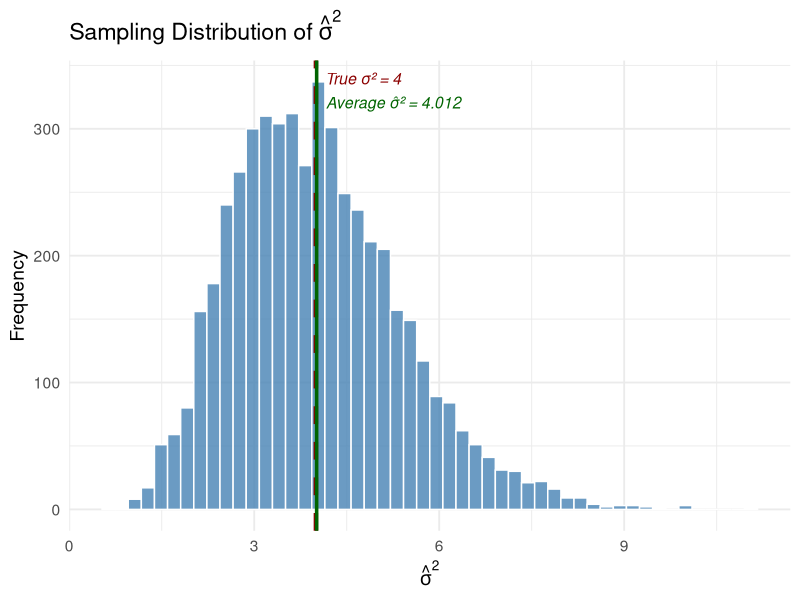
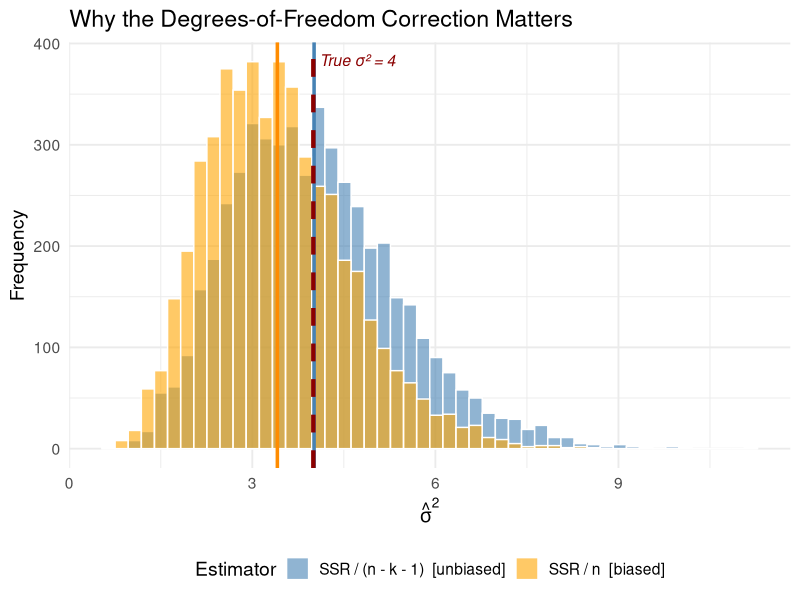
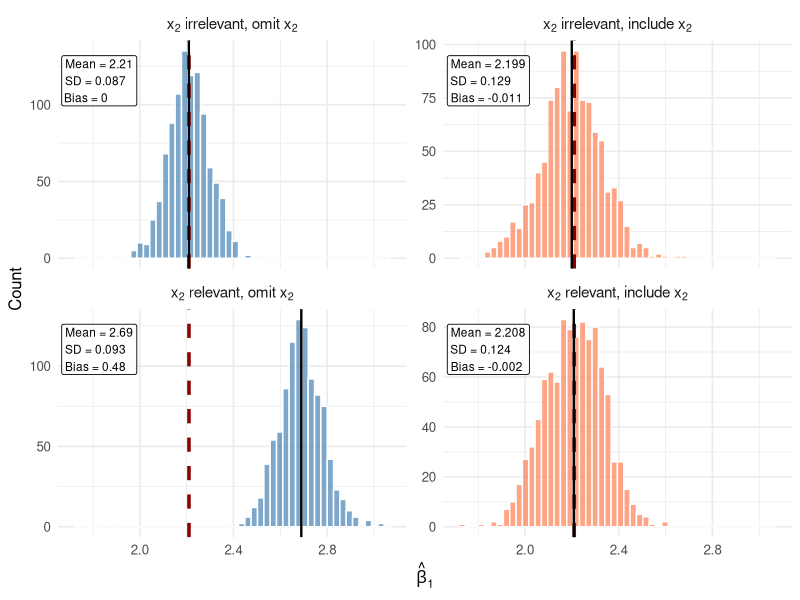

Source code (R) for these figures, in order:
## ---- chunk 1
#| echo: false
#| output: false
#| message: false
#| warning: false

library(tidyverse)
library(patchwork)

## ---- chunk 2
#| echo: true

# Load data
data(mtcars)

# Bivariate regression
lm_bivariate <- lm(mpg ~ hp, data = mtcars)

# Multivariate regression (adding weight as control)
lm_multivariate <- lm(mpg ~ hp + wt, data = mtcars)
## ---- chunk 3
#| echo: true

summary(lm_bivariate)
## ---- chunk 4
#| echo: true

summary(lm_multivariate)
## ---- chunk 5
#| echo: true
#| code-fold: true
#| code-summary: "Code: Simulated Population Data"

# Simulate wage data
set.seed(42)
n <- 2000

wage_data <- tibble(
  # About half of workers are women
  female = sample(c(0, 1), n, replace = TRUE),

  # Women are more likely to work in (higher-paying) office jobs
  office = rbinom(n, 1, prob = ifelse(female == 1, 0.70, 0.40)),

  # Wages depend on gender AND occupation
  wage   = 30000 - 5000 * female + 20000 * office + rnorm(n, 0, 6000)
) |>
  mutate(gender = ifelse(female == 1, "Female", "Male"),
         occupation = ifelse(office == 1, "Office", "Manual"))
## ---- chunk 6
#| echo: true

naive_means <- wage_data |>
  group_by(gender) |>
  summarise(avg_wage = mean(wage), n = n())

naive_means |>
  knitr::kable(
    col.names = c("Gender", "Avg Wage ($)", "N"),
    digits = 0,
    format.args = list(big.mark = ",")
  )
## ---- chunk 7
#| echo: false

# Naive gap (women minus men)
naive_gap <- naive_means$avg_wage[naive_means$gender == "Female"] -
  naive_means$avg_wage[naive_means$gender == "Male"]
## ---- chunk 8
#| echo: true

lm_naive <- lm(wage ~ female, data = wage_data)

summary(lm_naive)
## ---- chunk 9
#| echo: true
#| label: tbl-matching-detailed
#| tbl-cap: "Average wages by gender within each occupation"

within_diffs <- wage_data |>
  group_by(occupation) |>
  summarise(
    male_wage   = mean(wage[gender == "Male"]),
    female_wage = mean(wage[gender == "Female"]),
    gap         = female_wage - male_wage,   # gender gap within each occupation
    n           = n()
  )

within_diffs |>
  knitr::kable(
    col.names = c("Occupation", "Male Avg ($)", "Female Avg ($)", "Gap (F - M)", "N"),
    digits = 0,
    format.args = list(big.mark = ",")
  )
## ---- chunk 10
#| echo: false

gap_manual <- within_diffs$gap[within_diffs$occupation == "Manual"]
gap_office <- within_diffs$gap[within_diffs$occupation == "Office"]
## ---- chunk 11
#| echo: true

within_diffs <- within_diffs |>
  mutate(weight = n / sum(n))

within_diffs |>
  select(occupation, gap, n, weight) |>
  knitr::kable(
    col.names = c("Occupation", "Gap (F - M)", "N", "Weight"),
    digits = c(0, 0, 0, 3),
    format.args = list(big.mark = ",")
  )
## ---- chunk 12
#| echo: true

weighted_estimate <- sum(within_diffs$gap * within_diffs$weight)
## ---- chunk 13
#| echo: false

# Format numbers for the equation below (e.g., -5{,}237 in LaTeX)
fmt_math <- function(x) gsub(",", "{,}", format(round(x, 0), big.mark = ","))
w_manual <- within_diffs$weight[within_diffs$occupation == "Manual"]
w_office <- within_diffs$weight[within_diffs$occupation == "Office"]
## ---- chunk 14
#| echo: true

# Regression controlling for occupation
lm_ctrl <- lm(wage ~ female + office, data = wage_data)

summary(lm_ctrl)
## ---- chunk 15
#| echo: true

c("Naive"      = unname(coef(lm_naive)["female"]),
  "Matching"   = weighted_estimate,
  "Regression" = unname(coef(lm_ctrl)["female"]),
  "Truth"      = -5000) |>
  round(0)
## ---- chunk 16
#| echo: true

ols_weights <- wage_data |>
  group_by(occupation) |>
  summarise(n = n(), share_female = mean(female)) |>
  mutate(
    var_female = share_female * (1 - share_female),   # variance of a 0/1 variable
    ols_weight = n * var_female / sum(n * var_female)
  ) |>
  left_join(select(within_diffs, occupation, gap, weight), by = "occupation")

ols_weights |>
  select(occupation, gap, weight, ols_weight) |>
  knitr::kable(
    col.names = c("Occupation", "Gap (F - M)", "Matching Weight", "OLS Weight"),
    digits = c(0, 0, 3, 3),
    format.args = list(big.mark = ",")
  )

# Weighted average using the OLS weights
sum(ols_weights$gap * ols_weights$ols_weight)
## ---- chunk 17
#| echo: true

# Compare R-squared and Adjusted R-squared
c(
  "Bivariate R-sq" = summary(lm_bivariate)$r.squared,
  "Bivariate Adj R-sq" = summary(lm_bivariate)$adj.r.squared,
  "Multivariate R-sq" = summary(lm_multivariate)$r.squared,
  "Multivariate Adj R-sq" = summary(lm_multivariate)$adj.r.squared
)
## ---- chunk 18
#| label: fig-sigma-hat-sim
#| fig-cap: "Distribution of $\\hat{\\sigma}^2$ across 5,000 simulated samples. The estimator is centered on the true $\\sigma^2 = 4$, confirming it is unbiased."
#| echo: true
#| code-fold: true

set.seed(325)

# --- Population parameters ---
n <- 20           # sample size (small, so the degrees-of-freedom correction is easy to see)
true_sigma2 <- 4  # the TRUE error variance (σ² = 4)
n_sims <- 5000    # number of simulations

# --- Run the simulation ---
sigma2_hat <- numeric(n_sims)

for (i in 1:n_sims) {
  # Generate data from a known DGP: y = 2 + 3*x1 + 1*x2 + μ
  x1 <- rnorm(n)
  x2 <- rnorm(n)
  mu <- rnorm(n, mean = 0, sd = sqrt(true_sigma2))  # errors with σ² = 4
  y <- 2 + 3 * x1 + 1 * x2 + mu

  # Estimate the model
  reg <- lm(y ~ x1 + x2)

  # Compute σ̂² = SSR / (n - k - 1)
  residuals_sq <- residuals(reg)^2
  sigma2_hat[i] <- sum(residuals_sq) / (n - 2 - 1)  # n - k - 1 = 20 - 2 - 1 = 17
}

# --- Visualize the results ---
ggplot(tibble(sigma2_hat), aes(x = sigma2_hat)) +
  geom_histogram(fill = "steelblue", color = "white", bins = 50, alpha = 0.8) +
  geom_vline(xintercept = true_sigma2, color = "darkred", linewidth = 1.5, linetype = "dashed") +
  geom_vline(xintercept = mean(sigma2_hat), color = "darkgreen", linewidth = 1.2) +
  annotate("text", x = true_sigma2 + 0.15, y = Inf, vjust = 2,
           label = paste0("True σ² = ", true_sigma2),
           color = "darkred", size = 4, hjust = 0, fontface = "italic") +
  annotate("text", x = mean(sigma2_hat) + 0.15, y = Inf, vjust = 4,
           label = paste0("Average σ̂² = ", round(mean(sigma2_hat), 3)),
           color = "darkgreen", size = 4, hjust = 0, fontface = "italic") +
  labs(x = expression(hat(sigma)^2),
       y = "Frequency",
       title = expression(paste("Sampling Distribution of ", hat(sigma)^2))) +
  theme_minimal(base_size = 14)
## ---- chunk 19
#| label: fig-sigma-hat-biased
#| fig-cap: "Comparing the unbiased estimator $SSR/(n-k-1)$ to the naive estimator $SSR/n$. Dividing by $n$ systematically underestimates $\\sigma^2$."
#| echo: true
#| code-fold: true

# Compute the naive (biased) estimator that divides by n
sigma2_naive <- sigma2_hat * (n - 2 - 1) / n  # convert back: multiply by (n-k-1) then divide by n

bind_rows(
  tibble(estimate = sigma2_hat, type = "SSR / (n - k - 1)  [unbiased]"),
  tibble(estimate = sigma2_naive, type = "SSR / n  [biased]")
) |>
  ggplot(aes(x = estimate, fill = type)) +
  geom_histogram(alpha = 0.6, bins = 50, color = "white", position = "identity") +
  # Solid lines: the average of each estimator across the 5,000 samples
  geom_vline(xintercept = mean(sigma2_hat), color = "steelblue", linewidth = 1.2) +
  geom_vline(xintercept = mean(sigma2_naive), color = "darkorange", linewidth = 1.2) +
  geom_vline(xintercept = true_sigma2, color = "darkred", linewidth = 1.5, linetype = "dashed") +
  scale_fill_manual(values = c("steelblue", "orange")) +
  annotate("text", x = true_sigma2 + 0.1, y = Inf, vjust = 2,
           label = paste0("True σ² = ", true_sigma2),
           color = "darkred", size = 4, hjust = 0, fontface = "italic") +
  labs(x = expression(hat(sigma)^2),
       y = "Frequency",
       fill = "Estimator",
       title = "Why the Degrees-of-Freedom Correction Matters") +
  theme_minimal(base_size = 14) +
  theme(legend.position = "bottom")
## ---- chunk 20
#| echo: false
#| label: fig-bias-variance
#| fig-cap: "The bias-variance tradeoff across all four cases. Each panel shows the sampling distribution of $\\hat{\\beta}_1$ from 1,000 simulations. The dashed red line marks the true $\\beta_1 = 2.21$."
#| fig-width: 12
#| fig-height: 8
#| out-width: "100%"
#| cache: true
#| warning: false

set.seed(124890)

n_pop <- 10000

# DGP: correlation between x1 and x2 of r ≈ 0.75
# Variance inflation factor ≈ 2.3x — visible but not extreme
pop_irrelevant <- tibble(
  x2 = rnorm(n_pop, 50, 15),
  err = rnorm(n_pop, 0, 10),
  x1 = 10 + 0.6 * x2 + rnorm(n_pop, 0, 8),
  y = 8.78 + 2.21 * x1 + err  # Note: no x2 effect
)

pop_relevant <- tibble(
  x2 = rnorm(n_pop, 50, 15),
  err = rnorm(n_pop, 0, 10),
  x1 = 10 + 0.6 * x2 + rnorm(n_pop, 0, 8),
  y = 8.78 + 2.21 * x1 + 0.5 * x2 + err  # x2 has effect
  # (beta2 kept modest: with a large beta2, e.g. 1.5, omitting x2 adds so much
  #  noise to the error that the short model has HIGHER variance than the long one)
)

# Simulation function
simulate_estimates <- function(pop_data, include_x2, n_sims = 1000, sample_size = 100) {
  map_dfr(1:n_sims, function(i) {
    samp <- slice_sample(pop_data, n = sample_size)
    if (include_x2) {
      reg <- lm(y ~ x1 + x2, data = samp)
    } else {
      reg <- lm(y ~ x1, data = samp)
    }
    tibble(b1 = coef(reg)["x1"])
  })
}

# Run simulations
set.seed(42)
irrel_omit    <- simulate_estimates(pop_irrelevant, include_x2 = FALSE)
irrel_include <- simulate_estimates(pop_irrelevant, include_x2 = TRUE)
rel_omit      <- simulate_estimates(pop_relevant,   include_x2 = FALSE)
rel_include   <- simulate_estimates(pop_relevant,   include_x2 = TRUE)

true_beta <- 2.21

# Combine all simulations into one data frame for faceting
# Use plotmath-parseable strings for facet labels (renders in both HTML and PDF)
all_sims <- bind_rows(
  irrel_omit    |> mutate(case = "x[2]~'irrelevant,'~'omit'~x[2]"),
  irrel_include |> mutate(case = "x[2]~'irrelevant,'~'include'~x[2]"),
  rel_omit      |> mutate(case = "x[2]~'relevant,'~'omit'~x[2]"),
  rel_include   |> mutate(case = "x[2]~'relevant,'~'include'~x[2]")
) |>
  mutate(
    case = factor(case, levels = c(
      "x[2]~'irrelevant,'~'omit'~x[2]",
      "x[2]~'irrelevant,'~'include'~x[2]",
      "x[2]~'relevant,'~'omit'~x[2]",
      "x[2]~'relevant,'~'include'~x[2]"
    )),
    fill_group = ifelse(grepl("omit", case), "omit", "include")
  )

# Summary stats for annotation labels
sum_stats <- all_sims |>
  summarise(
    sim_mean = mean(b1),
    sim_sd = sd(b1),
    bias = mean(b1) - true_beta,
    .by = c(case, fill_group)
  )

ggplot(all_sims, aes(x = b1, fill = fill_group)) +
  geom_histogram(alpha = 0.7, bins = 50, color = "white") +
  geom_vline(xintercept = true_beta, color = "darkred", linewidth = 1.2, linetype = "dashed") +
  geom_vline(data = sum_stats, aes(xintercept = sim_mean),
             color = "black", linewidth = 0.8, linetype = "solid") +
  geom_label(
    data = sum_stats,
    aes(x = -Inf, y = Inf,
        label = paste0("Mean = ", round(sim_mean, 3),
                        "\nSD = ", round(sim_sd, 3),
                        "\nBias = ", round(bias, 3))),
    hjust = -0.05, vjust = 1.3, size = 3, fill = "white", alpha = 0.85,
    label.size = 0.3, inherit.aes = FALSE
  ) +
  # Shared x-axis so the spread of the four distributions can be compared by eye
  facet_wrap(~ case, ncol = 2, scales = "free_y", labeller = label_parsed) +
  scale_fill_manual(values = c("omit" = "steelblue", "include" = "coral"),
                    labels = c("omit" = expression("Omit"~x[2]),
                               "include" = expression("Include"~x[2]))) +
  labs(
    x = expression(hat(beta)[1]),
    y = "Count",
    fill = "Model"
  ) +
  theme_minimal(base_size = 12) +
  theme(
    legend.position = "none",
    strip.text = element_text(face = "bold", size = 11)
  )
